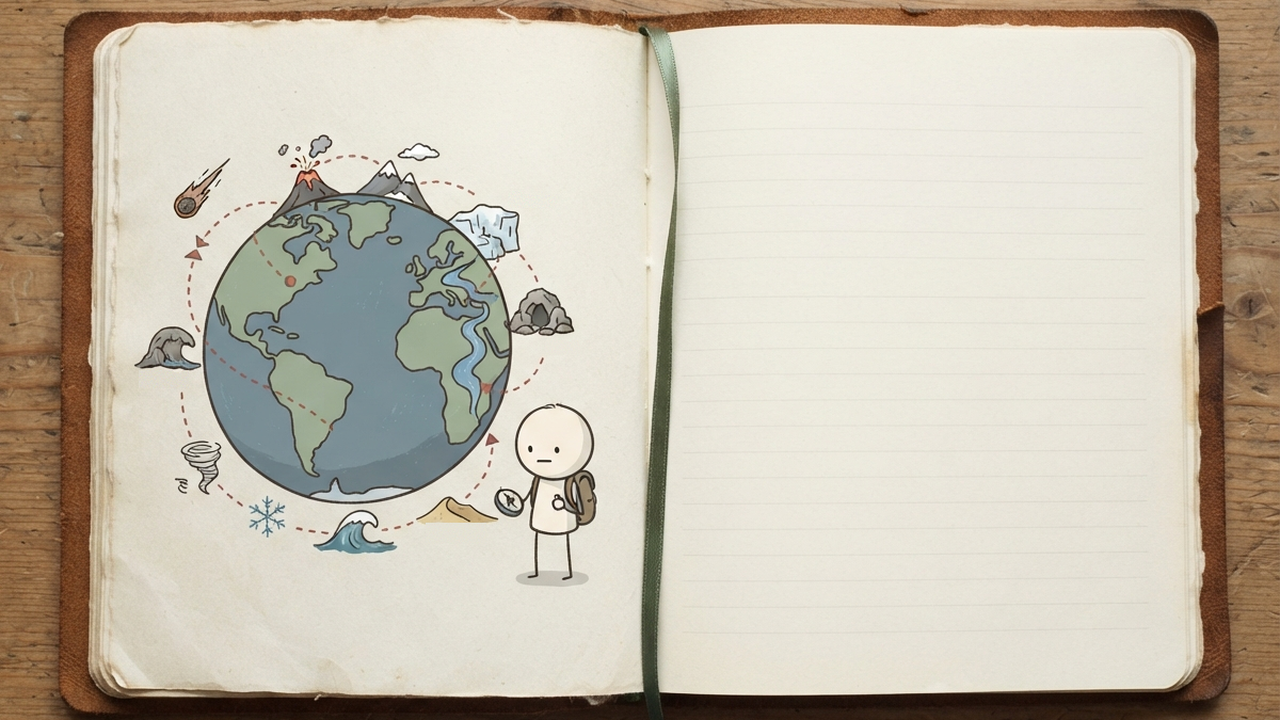
#> input picture video/wonders-of-planet-earth/images_fixed/00-toc.png, 1280 x 720 px
$ python toc_overlay.py
#> lines starting #> are read from the running program, lines starting #| are printed output that depends on the picture
# Writes the chapter list onto the empty right page of images_fixed/00-toc.png.
# make_toc(n) -> PNG with the title and the first n chapter lines (for line-by-line reveal).
import json, os
from PIL import Image, ImageDraw, ImageFont
HANDF = '/root/.claude/plugins/synced/6885484c-7413-48de-8948-b53451880e01_1ccae8e5-87c7-4a7f-b902-53f9d823848c/stickman-video-director/skills/directing-stickman-videos/assets/fonts/Caveat.ttf'
CH = json.load(open('scenes.json'))['chapters']
#> (reads video/wonders-of-planet-earth/scenes.json from the repository)
INK = (62, 44, 30); RED = (176, 72, 52)
def font(size, wght=700):
    f = ImageFont.truetype(HANDF, size)
    try: f.set_variation_by_axes([wght])
    except Exception: pass
    return f
def make_toc(n=17, out=None):
#> called with n = 17
    im = Image.open('images_fixed/00-toc.png').convert('RGBA')
    ov = Image.new('RGBA', im.size, (0, 0, 0, 0)); d = ImageDraw.Draw(ov)
#> after `ov = Image.new('RGBA', im.size, (0, 0, 0, 0))`: ov: PIL image 1280x720 RGBA; every value is 0
    X0, X1 = 690, 1170
    title = 'Wonders of Planet Earth'; ts = 52
    while ts > 30 and d.textlength(title, font=font(ts)) > X1 - X0 - 20: ts -= 1
#> this loop made 14 passes
#> ts on passes 1 to 12: 51, 50, 49, 48, 47, 46, 45, 44, 43, 42, 41, 40
#> after the loop, ts = 38
    tf = font(ts); tw = d.textlength(title, font=tf)
#> after `tw = d.textlength(title, font=tf)`: tw = 459.5
    d.text(((X0 + X1 - tw) / 2, 52 + (52 - ts) * 0.6), title, font=tf, fill=INK)
    d.line([((X0 + X1) / 2 - 110, 122), ((X0 + X1) / 2 + 110, 122)], fill=RED, width=3)
    colx = [X0 + 6, X0 + 250]; y0 = 152; lh = 46; NW = 40; RIGHT = 1172
    size = 30
    while size > 20:
        lf = font(size, 500)
        w2 = max(d.textlength(nm, font=lf) for _, nm in CH[9:]); w1 = max(d.textlength(nm, font=lf) for _, nm in CH[:9])
        if colx[1] + NW + w2 <= RIGHT and colx[0] + NW + w1 <= colx[1] - 12: break
        size -= 1
#> this loop made 10 passes
#> (w2, w1) on passes 1 to 10: (325.2, 290.5), (314.3, 280.9), (303.6, 271.2), (292.6, 261.5), (281.8, 251.8), (271, 242.2), (260.2, 232.5), (249.3, 222.8), (238.5, 213.1), (227.6, 203.3)
#> after the loop, size = 20
    nf = font(size, 700)
    for i, (num, name) in enumerate(CH[:n]):
        c = 0 if i < 9 else 1; r = i if i < 9 else i - 9
        x, y = colx[c], y0 + r * lh
        d.text((x + NW - 8 - d.textlength(num + '.', font=nf), y), num + '.', font=nf, fill=RED)
        d.text((x + NW, y), name, font=lf, fill=INK)
    im = Image.alpha_composite(im, ov).convert('RGB')
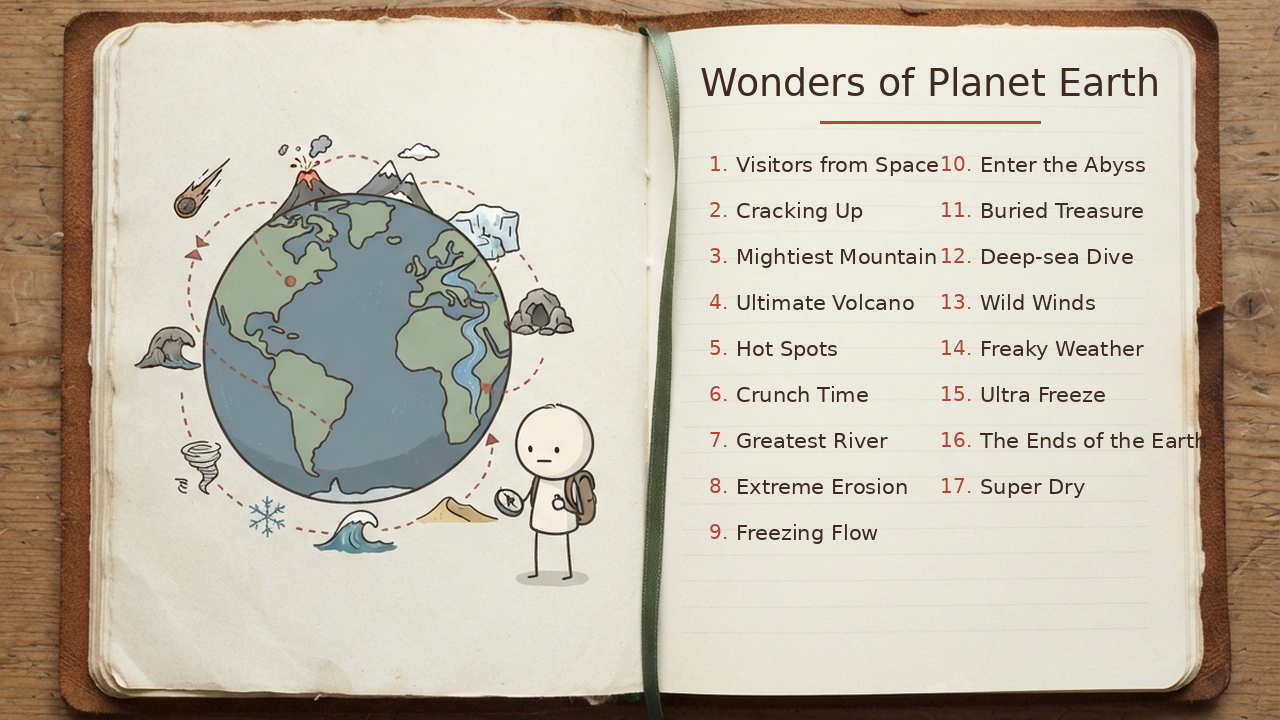
#> im: PIL image 1280x720 RGB; mean R, G, B 194, 185, 169.7
    if out: im.save(out)
    return im
if __name__ == '__main__':
    make_toc(17, '/tmp/claude-0/-home-user-du-an-web-ca-nhan/4caafea6-78f2-5e41-bf9f-ec456e90c622/scratchpad/toc_full.png')
